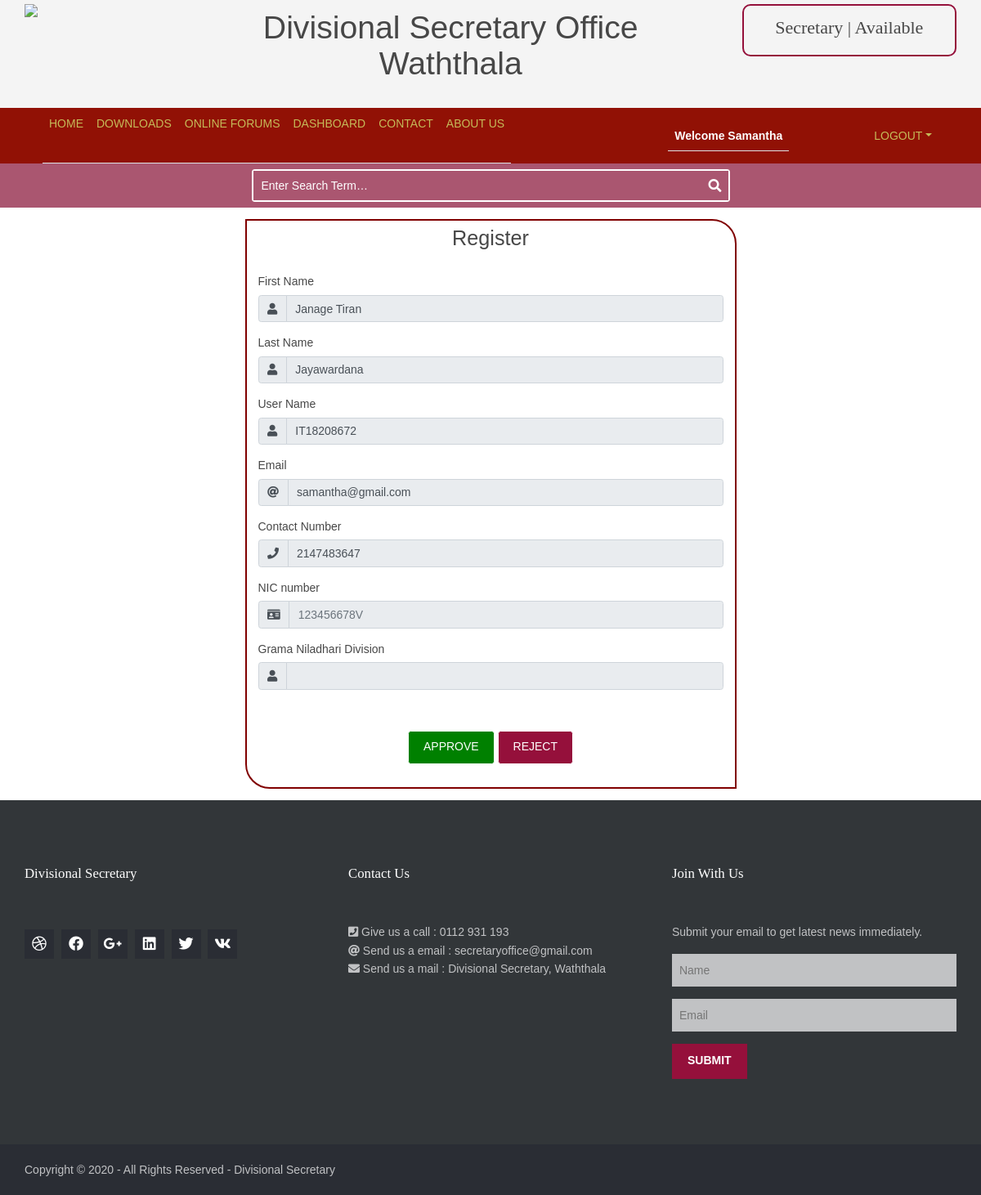
The page /view_register.php?id=3 (signed in) on the database its author committed.
### tables this page shows
CREATE TABLE `user` (
  `id` int(11) NOT NULL,
  `firstname` varchar(50) NOT NULL,
  `lastname` varchar(50) NOT NULL,
  `username` varchar(50) NOT NULL,
  `email` varchar(50) NOT NULL,
  `contact` varchar(11) NOT NULL,
  `nic` varchar(200) NOT NULL,
  `password` varchar(50) NOT NULL,
  `type` int(11) NOT NULL,
  `division` varchar(200) NOT NULL,
  `approved` int(11) NOT NULL DEFAULT '0',
  `date` datetime NOT NULL DEFAULT CURRENT_TIMESTAMP
);

### view_register.php (the view, shortened to what this page needs)
<?php
    require "connection/connection.php";
    include "support/header.php";
?>
<?php
    $id = $_GET['id'];
    $sql = "SELECT * FROM user WHERE id='$id'";
    $result = mysqli_query($conn,$sql);
    $data = mysqli_fetch_assoc($result);
?>
    <div class="container-fluid p-3">
        <div class="row justify-content-center">
            <div class="login-main p-2 col-10 col-md-6" style="border: 2px solid maroon; border-radius: 0px 30px 0px 30px;">
                <div class="text-center">
                    <h1 class="font-x2" style="font-family: 'Lucida Sans', 'Lucida Sans Regular', 'Lucida Grande', 'Lucida Sans Unicode', Geneva, Verdana, sans-serif;">Register</h1>
                </div>
                <div class="login-form p-2">
                    <form action=""  method="POST" style="font-family: 'Lucida Sans', 'Lucida Sans Regular', 'Lucida Grande', 'Lucida Sans Unicode', Geneva, Verdana, sans-serif;">
                        <div class="form-group">
                            <label for="username">First Name</label>
                            <div class="input-group">
                                <div class="input-group-prepend">
                                    <div class="input-group-text"><i class="fas fa-user"></i></div>
                                </div>
                                <input class="form-control" type="text" id="firstname" name="firstname" value = "<?php echo $data['firstname'] ?>" placeholder="First name" disabled>
                            </div>
                        </div>
                        <div class="form-group">
                            <label for="username">Last Name</label>
                            <div class="input-group">
                                <div class="input-group-prepend">
                                    <div class="input-group-text"><i class="fas fa-user"></i></div>
                                </div>
                                <input class="form-control" type="text" id="lastname" name="lastname" value = "<?php echo $data['lastname'] ?>" placeholder="Last name" disabled>
                            </div>
                        </div>
                        <div class="form-group">
                            <label for="username">User Name</label>
                            <div class="input-group">
                                <div class="input-group-prepend">
                                    <div class="input-group-text"><i class="fas fa-user"></i></div>
                                </div>
                                <input class="form-control" type="text" id="username" name="username" value = "<?php echo $data['username'] ?>" placeholder="User name" disabled>
                            </div>
                        </div>
                        <div class="form-group">
                            <label for="email">Email</label>
                            <div class="input-group">
                                <div class="input-group-prepend">
                                    <div class="input-group-text"><i class="fas fa-at"></i></div>
                                </div>
                                <input class="form-control" type="email" id="email" name="email" value = "<?php echo $data['email'] ?>" placeholder="Email" disabled>
                            </div>
                        </div>
                        <div class="form-group">
                            <label for="phone">Contact Number</label>
                            <div class="input-group">
                                <div class="input-group-prepend">
                                    <div class="input-group-text"><i class="fas fa-phone"></i></div>
                                </div>
                                <input type="tel" id="phone" name="phone" class="form-control" value = "<?php echo $data['contact'] ?>" placeholder="079 1234 56" disabled>
                            </div>
                        </div>
                        <div class="form-group">
                            <label for="phone">NIC number</label>
                            <div class="input-group">
                                <div class="input-group-prepend">
                                    <div class="input-group-text"><i class="fas fa-id-card"></i></div>
                                </div>
                                <input type="text" id="nic" name="nic" class="form-control" value = "<?php echo $data['nic'] ?>" placeholder="123456678V" disabled>
                            </div>
                        </div>
                        <div class="form-group">
                            <label for="grama_niladhari_division">Grama Niladhari Division</label>
                            <div class="input-group">
                                <div class="input-group-prepend">
                                    <div class="input-group-text"><i class="fas fa-user"></i></div>
                                </div>
                                <input type="text" id="division" name="division" class="form-control" value = "<?php echo $data['division'] ?>" disabled>
                            </div>
                        </div>
                        <br>
                    </form>
                        <?php
                                if($_SESSION['TYPE'] == '1'){
                        ?>
                        <div class="m-3 text-center">
                            <a  href="php/submit_application.php?type=3&status=true&id=<?php echo $id ?>"><input type="submit" value="Approve" name ="approve" id= "approve" class="btn btn-success" style="background:green;"></a>
                            <a  href="php/submit_application.php?type=3&status=false&id=<?php echo $id ?>"><input type="submit" href="" value="Reject" name ="reject" id= "reject" class="btn btn-danger"></a>
                        </div>
                        <?php
                                }
                        ?>
                </div>
            </div>
        </div>
    </div>
    <?php
    include "support/footer.php";
?>

### layout/styles/layout.css (style rules this page uses)
.login-main { animation: fade 0.5s normal; }
body { color:#474747; background-color:#FFFFFF; }
a { color:#95103B; }
.btn, .btn.inverse:hover { color:#FFFFFF; background-color:#95103B; border-color:#95103B; }

### layout/styles/framework.css (style rules this page uses)
html { overflow-y:scroll; overflow-x:hidden; }
html, body { margin:0; padding:0; font-size:14px; line-height:1.6em; }
*, *::before, *::after { box-sizing:border-box; }
.btn { display:inline-block; padding:8px 18px 10px; text-transform:uppercase; border:1px solid; }
a { outline:none; text-decoration:none; }
body, input, textarea, select { font-family:Verdana, Geneva, sans-serif; }
h1, h2, h3, h4, h5, h6, .heading { font-family:Georgia, "Times New Roman", Times, serif; }
form, fieldset, legend { margin:0; padding:0; border:none; }
label, input, textarea, select, button { display:block; resize:none; outline:none; color:inherit; font-size:inherit; font-family:inherit; vertical-align:middle; }
label { margin-bottom:5px; }
::placeholder { opacity:1; }
h1, h2, h3, h4, h5, h6, .heading { margin:0 0 20px 0; font-size:22px; line-height:normal; font-weight:normal; text-transform:capitalize; }
.font-x2 { font-size:1.8rem; }

### rows shown on the page
user: firstname "Janage Tiran", lastname "Jayawardana", username "IT18208672", email "samantha@gmail.com", phone "2147483647"

### other values the page prints
$_SESSION['username'] "Samantha"
